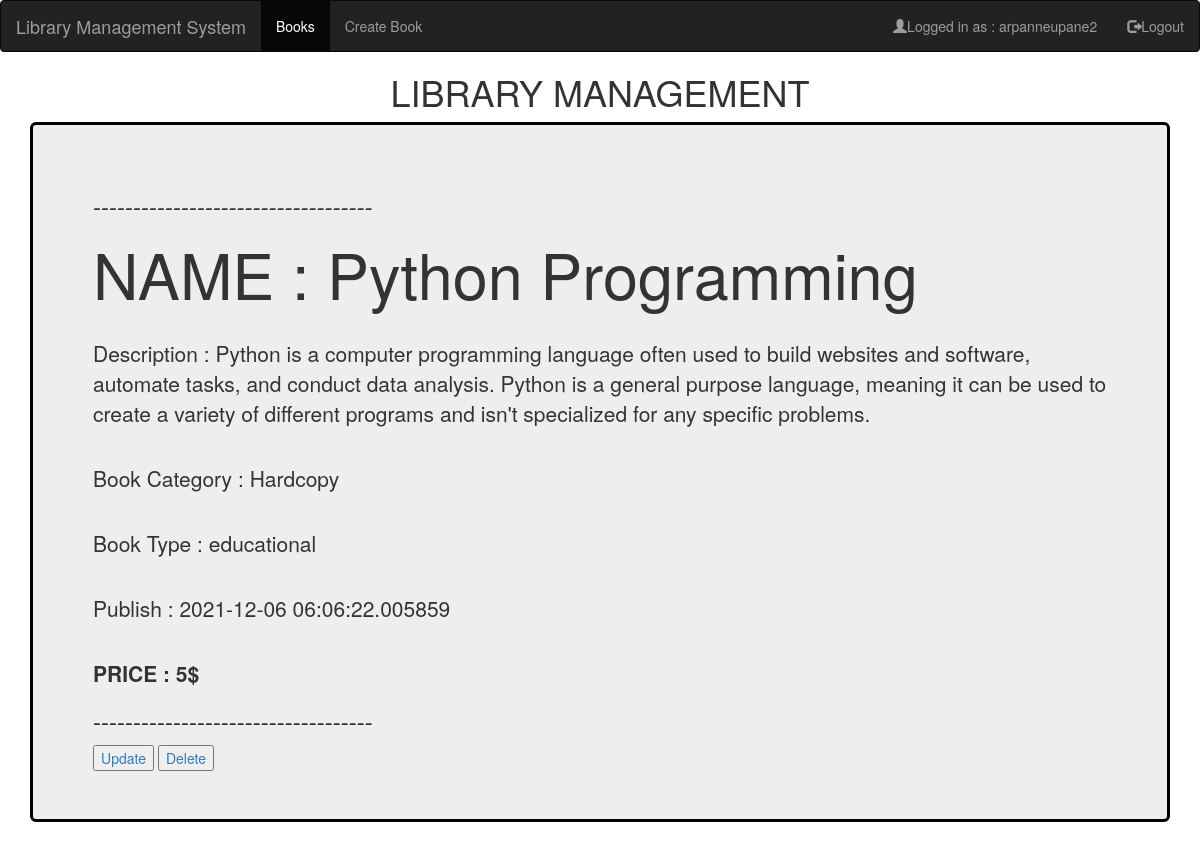
/book_detail/3 (signed in), run on the app's committed database.
### main.py (models this page shows, shortened)
class User(db.Model, UserMixin):
    id = db.Column(db.Integer, primary_key=True)
    username = db.Column(db.String(15), unique=True)
    email = db.Column(db.String(50), unique=True)
    password = db.Column(db.String(80))

class Book(db.Model):
    id = db.Column(db.Integer, primary_key=True)
    book_name = db.Column(db.String(15), unique=True)
    book_description = db.Column(db.String(25))
    category = db.Column(db.String(20))
    book_type = db.Column(db.String(20), nullable=False)
    price = db.Column(db.String(20), nullable=False)
    date_posted = db.Column(db.DateTime, nullable=False, default=datetime.utcnow)

### main.py (the view)
@app.route('/book_detail/<int:id>', methods=['GET','POST'])
@login_required
def Books_detail(id):
    book = Book.query.filter_by(id=id).first()
    return render_template('book_detail.html', book=book)

### main.py (called while the page is built)
@login_manager.user_loader
def load_user(user_id):
    return User.query.get(int(user_id))

### templates/book_detail.html
{% extends 'layout.html' %}
{% block content %}
<div class="jumbotron jmb">
    <h3>-----------------------------------</h3>
        <h1>NAME : {{book.book_name}}</h1>
        <br>
        <p>Description : {{book.book_description}}  </p>
        <br>
        <p>Book Category : {{book.category}}</p>
        <br>
        <p>Book Type : {{book.book_type}}</p>
        <br>
        <p>Publish : {{book.date_posted}}</p>
        <br>
        <p> <strong>PRICE : {{book.price}}</strong> </p>
    <h3>-----------------------------------</h3>
    <button type="button"><a href="{{ url_for('Book_Update', id=book.id ) }}" >Update</a></button>
    <button type="button"><a href="{{ url_for('Book_Delete', id=book.id ) }}">Delete</a></button>
</div>
{% endblock %}

### templates/layout.html (shortened to what this page needs)
<!DOCTYPE html>
<html lang="en">
<head>
  <link rel="stylesheet" href="https://maxcdn.bootstrapcdn.com/bootstrap/3.4.1/css/bootstrap.min.css">
  <link rel="stylesheet" href="https://cdnjs.cloudflare.com/ajax/libs/font-awesome/4.7.0/css/font-awesome.min.css">
</head>
  <nav class="navbar navbar-inverse">
    <div class="container-fluid">
      <div class="navbar-header">
        <a class="navbar-brand" href="{{ url_for('Index') }}">Library Management System</a>
      </div>
      <ul class="nav navbar-nav">
        <li class="active"><a href="{{ url_for('Books_list') }}">Books</a></li>
        {% if current_user.is_authenticated %}
        <li><a href="{{ url_for('CreateBook') }}">Create Book</a></li>
        {% else %}
        <li><a href="{{ url_for('CreateBook') }}" id="createbook">Create Book</a></li>
        {% endif %}
      </ul>
      <ul class="nav navbar-nav navbar-right">
        {% if current_user.is_authenticated %}
        <li><a href="#"><span class="glyphicon glyphicon-user"></span>Logged in as : {{current_user.username}} </a>
        </li>
        <li><a href="{{ url_for('logout') }}"><span class="glyphicon glyphicon-log-out"></span>Logout </a></li>
        {% else %}
        <li><a href="{{ url_for('register') }}"><span class="glyphicon glyphicon-user"></span>Sign Up</a></li>
        <li><a href="{{ url_for('login') }}"><span class="glyphicon glyphicon-log-in"></span> Login</a></li>
        {% endif %}
      </ul>
    </div>
  </nav>
  <div>
    <h1 style="text-align: center">LIBRARY MANAGEMENT</h1>
  </div>
  <div class="container">
      {% block content %}
      {% endblock %}
  </div>
</body>
</html>

### templates/layout.html (style rules this page uses)
.jmb { border: black solid 3px; }

### data on the page
User: username "arpanneupane2"
Book: book_name "Python Programming", book_description "Python is a computer programming language often used to build websites and software, automate tasks, and conduct data analysis. Python is a general purpose language, meaning it can be used to create a variety of different programs and isn't specialized for any specific problems.", category "Hardcopy", book_type "educational", date_posted "2021-12-06 06:06:22.005859", price "5$"
